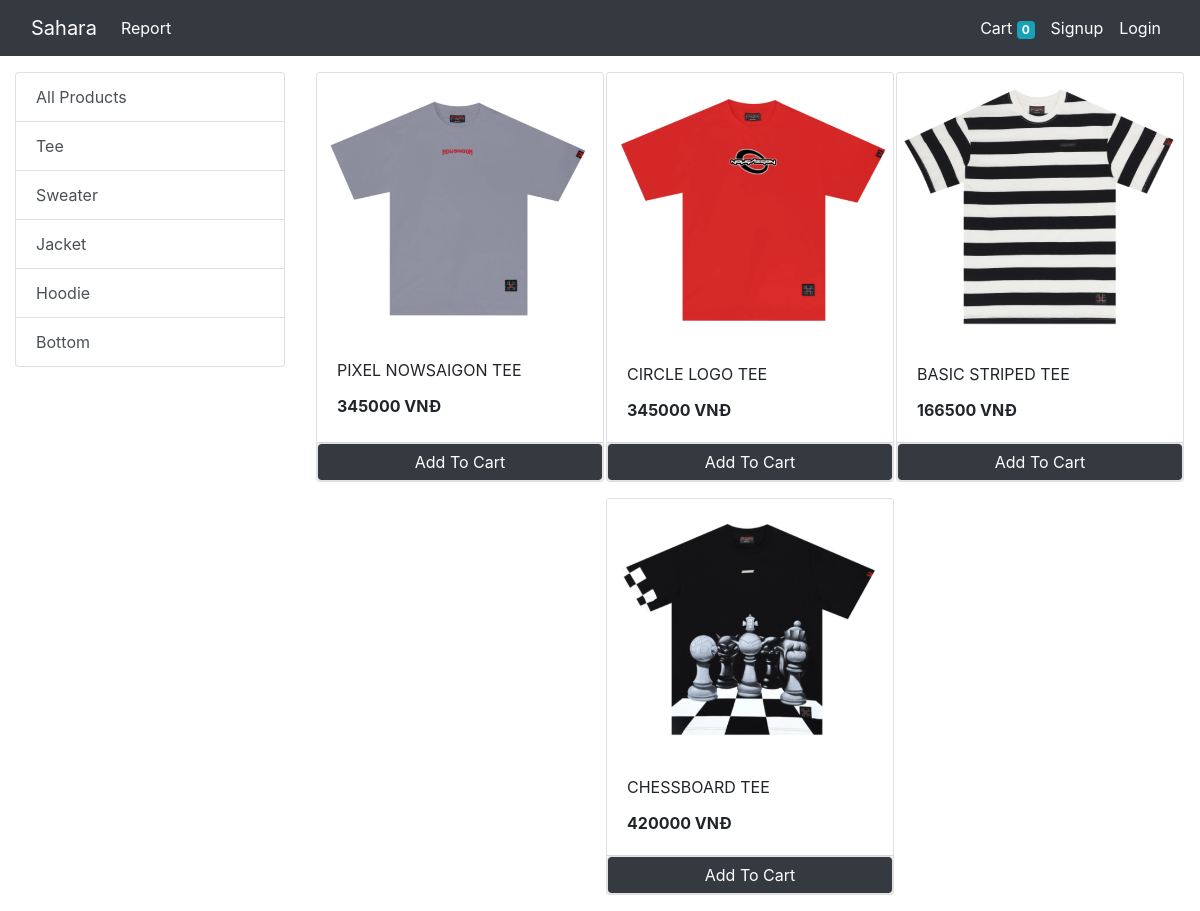
/?category=1, run on the app's committed database.
### store/models/category.py (models this page shows, shortened)
class Category(models.Model):
    name = models.CharField(max_length=20)
    @staticmethod
    def get_all_categories():
        return Category.objects.all()

### store/models/product.py (models this page shows, shortened)
@total_ordering
class Product(models.Model):
    name = models.CharField(max_length=50)
    price = models.IntegerField(default=0)
    category = models.ForeignKey(Category, on_delete=models.CASCADE, default=1)
    description = models.CharField(max_length=200, default='', null=True, blank=True)
    image = models.ImageField(upload_to='uploads/products/')
    @staticmethod
    def get_all_products_by_categoryid(category_id):
        if category_id:
            return Product.objects.filter(category=category_id)
        else:
            return Product.get_all_products()

### store/views/home.py (the view, shortened to what this page needs)
# urls.py: path('', Index.as_view(), name='homepage'),
class Index(View):
    def get(self, request):
        cart = request.session.get('cart')
        if not cart:
            request.session['cart'] = {}
        products = None
        categories = Category.get_all_categories()
        categoryID = request.GET.get('category')
        if categoryID:
            products = Product.get_all_products_by_categoryid(categoryID)
        else:
            products = Product.get_all_products()
        data = {}
        data['products'] = products
        data['categories'] = categories
        return render(request, 'index.html', data)

### store/templatetags/cart.py (called while the page is built)
@register.filter(name='is_in_cart')
def is_in_cart(product, cart):
    keys = cart.keys()
    for id in keys:
        if int(id) == product.id:
            return True
    return False;

### store/templatetags/custom_filter.py (called while the page is built)
@register.filter(name='currency')
def currency(number):
    return str(number) + " VNĐ"

### store/templates/index.html (shortened to what this page needs)
{% extends 'base.html' %}
{% block content %}
{% load cart %}
{% load custom_filter %}
<div class="container-fluid mt-3">
  <div class = "row">
    <div class = "col-lg-3 mx-auto">
      <div class="list-group">
        <a href="/" class="list-group-item list-group-item-action">All Products</a>
        {% for category in categories %}
        <a href="/?category={{category.id}}" class="list-group-item list-group-item-action">{{category.name}}</a>
        {% endfor %}
      </div>
    </div>
    <div id = 'products' class = "col-lg-9 mx-auto">
      <div class="row mx-auto">
        {% for product in products %}
      <div class="card mx-auto mb-3" id={{product.id}}} style="width: 18rem;">
        <img class="card-img-top" src="{{product.image.url}}" alt="Card image cap">
        <div class="card-body">
          <p class="card-title">{{product.name}}</p>
          <p class="card-text"><b>{{product.price|currency}}</b></p>
        </div>
        <div class="card-footer p-0 no-gutters">
          {% if product|is_in_cart:request.session.cart %}
          <div class="row no-gutters">
            <form action="/#{{product.id}}" class="col-2" method="post">
              {% csrf_token %}
              <input hidden type="text" name="product" value="{{product.id}}">
              <input hidden type="text" name="remove" value="True">
              <input type="submit" value=" - " class="btn btn-block btn-secondary">
            </form>
            <div class="text-center col">{{product|cart_quantity:request.session.cart}} in Cart</div>
            <form action="/#{{product.id}}" class="col-2" method="post">
              {% csrf_token %}
              <input hidden type="text" name="product" value="{{product.id}}">
              <input type="submit" value=" + " class="btn btn-block btn-secondary">
            </form>
          </div>
          {% else %}
          <form action="/#{{product.id}}" method="POST" class="btn-block">
            <input type="submit" class="float-right btn btn-dark border form-control" value="Add To Cart">
          </form>
          {% endif %}
        </div>
      </div>
      {% endfor %}
      </div>
    </div>
  </div>
</div>
{% endblock %}

### data on the page
Category: name "Tee"
Category: name "Sweater"
Category: name "Jacket"
Category: name "Hoodie"
Category: name "Bottom"
Product: image (picture), name "PIXEL NOWSAIGON TEE", price "345000 VNĐ"
Product: image (picture), name "CIRCLE LOGO TEE", price "345000 VNĐ"
Product: image (picture), name "BASIC STRIPED TEE", price "166500 VNĐ"
Product: image (picture), name "CHESSBOARD TEE", price "420000 VNĐ"

### other printed values
{{ request.session.cart.keys|length }} "0"
